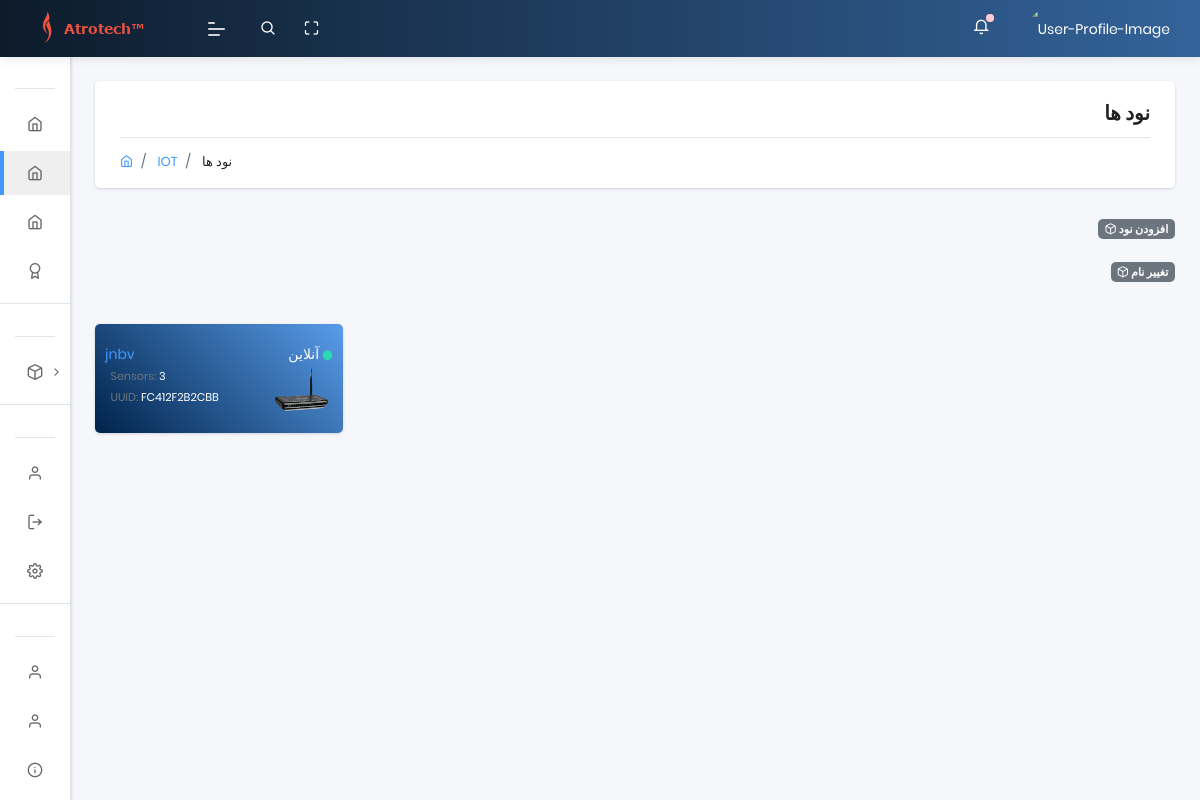
Page /nodes (signed in) on the earlier database version.
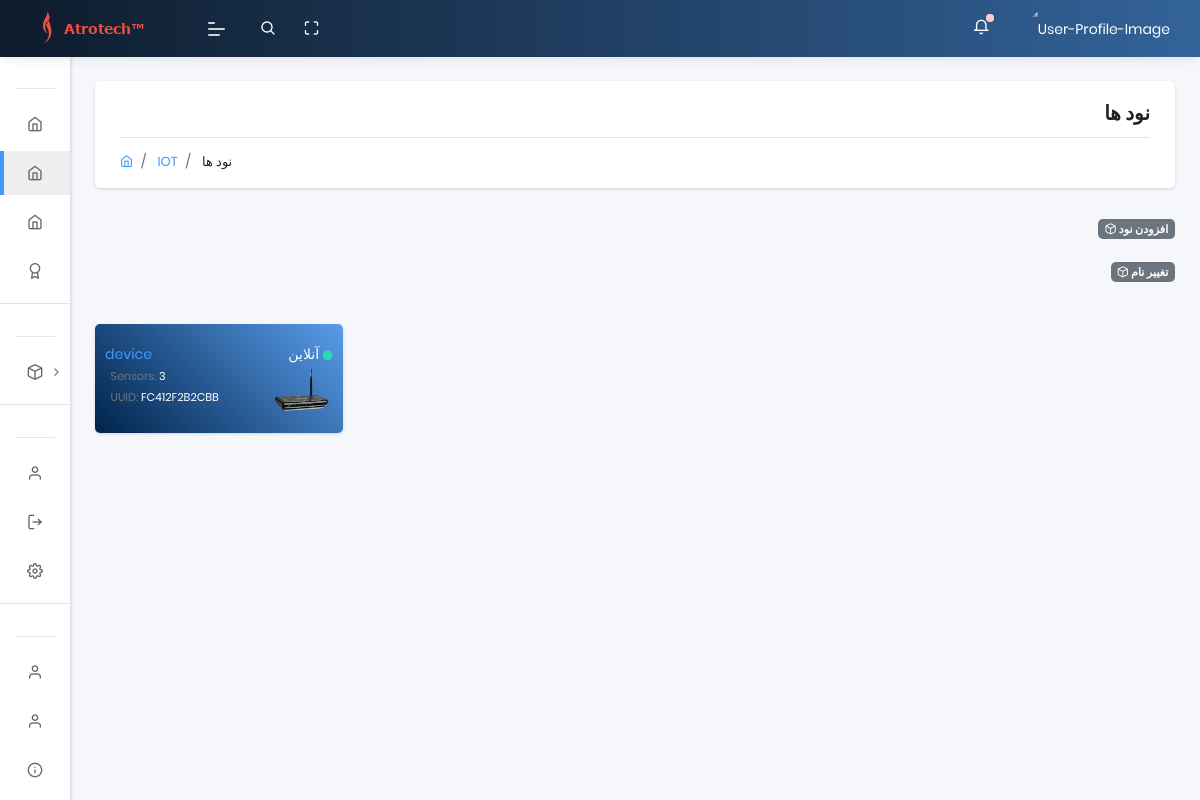
Same page on the later database version.
### app/models.py (models this page shows, shortened)
class Rom(models.Model):
    name = models.CharField(max_length=40, default='device name')
    UUID = models.CharField(max_length=20)
    family_id = models.CharField(max_length=20)
    node_id = models.CharField(max_length=20)
    updated_on = models.DateTimeField(auto_now= True)
    created_on = models.DateTimeField()
    def get_absolute_url(self):
        return reverse('app:nodes_detail',args=[self.id])

### app/views.py (the view)
# urls.py: path('nodes', views.nodes, name='nodes'),
@login_required(login_url="/login/")
def nodes(request):
    uuid = models.User_uuid.objects.filter(user=request.user).values('UUID')
    devices = models.Rom.objects.filter(UUID__in=uuid, family_id='01')
    device_name_Form = Device_name_Form(request.POST)
    user_uuid_Form = User_uuidForm(request.POST, instance=request.user)
    if request.method == 'POST':
        if device_name_Form.is_valid():
            uuid = device_name_Form.cleaned_data['Device_UUID']
            obj = get_object_or_404(models.Rom, UUID=uuid, family_id='01')
            obj.name = device_name_Form.cleaned_data['Device_name']
            obj.save()
            context = {'user_uuid_Form': user_uuid_Form, 'devices':devices, 'device_name_Form':device_name_Form}
            return render(request, 'nodes.html', context)
        if user_uuid_Form.is_valid():
            obj = User_uuid()
            obj.UUID = user_uuid_Form.cleaned_data['UUID']
            obj.user = user_uuid_Form.created_by=request.user
            obj.save()
            context = {'user_uuid_Form': user_uuid_Form, 'devices':devices, 'device_name_Form':device_name_Form}
            return render(request, 'nodes.html', context)
    else:
        user_uuid_Form = User_uuidForm(request.POST)
    context = {'user_uuid_Form':user_uuid_Form, 'devices':devices, 'device_name_Form':device_name_Form}
    context['segment'] = 'nodes'
    html_template = loader.get_template( 'nodes.html' )
    return HttpResponse(html_template.render(context, request))

### templates/nodes.html (shortened to what this page needs)
{% extends "layouts/base.html" %}
{% block content %}
    <section class="pcoded-main-container">
        <div class="pcoded-content">
          <div class="page-header">
            <div class="page-block">
              <div class="row align-items-center">
                <div class="col-md-12">
                  <div class="page-header-title" align="right" dir="rtl">
                    <h5 class="m-b-10"> نود ها </h5>
                  </div>
                  <ul class="breadcrumb">
                    <li class="breadcrumb-item"><a href="index.html"><i class="feather icon-home"></i></a></li>
                    <li class="breadcrumb-item"><a href="#!"> IOT </a></li>
                    <li class="breadcrumb-item"><a href="#!"> نود ها </a></li>
                  </ul>
                </div>
              </div>
            </div>
          </div>
          <div align="right" dir="rtl">
              <a href="#!" class="badge badge-secondary collapsible"> افزودن نود  <i class="feather icon-box"></i> </a>
              <div class="collapsiblecontent">
              </div>
           </div>
           <div align="right" dir="rtl">
               <a href="#!" class="badge badge-secondary collapsible"> تغییر نام <i class="feather icon-box"></i> </a>
               <div class="collapsiblecontent">
               </div>
            </div>
          <br>
        <div class="row">
          {% for Rom in devices %}
            <div class="col-sm-3">
                <div class="card bg-c-blue order-card">
                    <div class="card-body">
                        <p class="m-b-0"> <a href="{{ Rom.get_absolute_url }}">{{ Rom.name }}</a> <span class="float-right"> آنلاین <i style="font-size:10px;" class="fas fa-circle text-success"></i> </span></p>
                        <div class="row">
                          <div class="col-md-7">
                            <p>
                              <small>
                                 &nbsp;&nbsp;<span class="text-muted">Sensors:</span> 3
                                 <br>
                                 &nbsp;&nbsp;<span class="text-muted">UUID:</span> {{ Rom.UUID }}
                               </small>
                             </p>
                          </div>
                          <div class="col-md-5">
                            <img src="/static/assets/images/user/device.png" width="60px" class="img-radius float-right" alt="User-Profile-Image">
                          </div>
                        </div>
                    </div>
                </div>
            </div>
          {% endfor %}
       </div>
     </div>
 </section>
{% endblock content %}

### templates/includes/sidebar.html (shortened to what this page needs)
	<nav class="pcoded-navbar menupos-fixed menu-light ">
		<div class="navbar-wrapper  ">
			<div class="navbar-content scroll-div " >
				<ul class="nav pcoded-inner-navbar ">
					<li class="nav-item pcoded-menu-caption">
					</li>
					<li class="nav-item">
					    <a href="/" class="nav-link ">
                <span class="pcoded-micon"> <i class="feather icon-home"></i> </span>
							</a>
					</li>
					<li class="nav-item">
					    <a href="{% url 'app:nodes' %}" class="nav-link ">
                <span class="pcoded-micon"> <i class="feather icon-home"></i> </span>
							</a>
					</li>
					<li class="nav-item">
					    <a href="{% url 'app:sensors' %}" class="nav-link ">
                <span class="pcoded-micon"> <i class="feather icon-home"></i> </span>
							</a>
					</li>
					<li class="nav-item">
					    <a href="#" class="nav-link ">
                <span class="pcoded-micon"> <i class="feather icon-award"></i> </span>
							</a>
					</li>
					<li class="nav-item pcoded-menu-caption">
					</li>
					{% for Rom in devices %}
					<li class="nav-item pcoded-hasmenu">
						<a href="#!" class="nav-link "><span class="pcoded-micon"><i class="feather icon-box"></i></span><span class="pcoded-mtext"> {{ Rom.name }} </span></a>
					</li>
					{% endfor %}
					<li class="nav-item pcoded-menu-caption">
					</li>
					<li class="nav-item">
					    <a href="/profile" class="nav-link "><span class="pcoded-micon">
						    <i class="feather icon-user"></i></span><span class="pcoded-mtext"> پروفایل </span>
						  </a>
					</li>
					<li class="nav-item">
					    <a href="{% url 'logout' %}" class="nav-link "><span class="pcoded-micon">
						    <i class="feather icon-log-out"></i></span><span class="pcoded-mtext"> خروج </span>
						  </a>
					</li>
					<li class="nav-item">
					    <a target="_blank" rel="noopener" href="https://appseed.us/support" class="nav-link "><span class="pcoded-micon">
						    <i class="feather icon-settings"></i></span><span class="pcoded-mtext"> تنظیمات </span>
					  	</a>
					</li>
					<li class="nav-item pcoded-menu-caption">
					</li>
					<li class="nav-item">
					    <a href="{% url 'logout' %}" class="nav-link "><span class="pcoded-micon">
						    <i class="feather icon-user"></i></span><span class="pcoded-mtext"> مستندات </span>
						  </a>
					</li>
					<li class="nav-item">
					    <a href="{% url 'logout' %}" class="nav-link "><span class="pcoded-micon">
						    <i class="feather icon-user"></i></span><span class="pcoded-mtext"> سوالات متداول </span>
						  </a>
					</li>
					<li class="nav-item">
					    <a target="_blank" rel="noopener" href="https://appseed.us/support" class="nav-link "><span class="pcoded-micon">
						    <i class="feather icon-info"></i></span><span class="pcoded-mtext"> پشتیبانی </span>
					  	</a>
					</li>
<br><hr><br>
				</ul>
			</div>
		</div>
	</nav>

Differences in the rows shown:
changed Rom "FC412F2B2CBB": name "jnbv" → "device"
